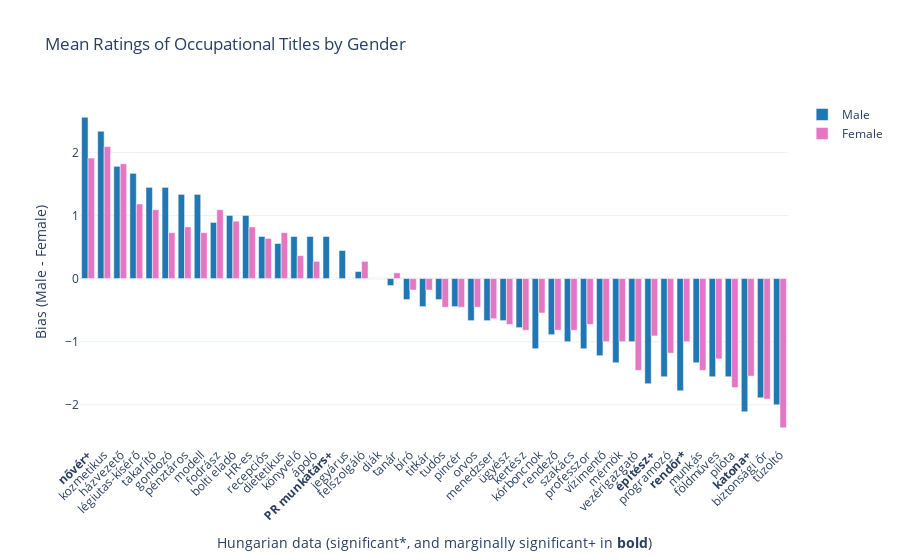

Notebook code cell kept with this figure:
### Markdown cell above
#### Two Sample T-Test by Gender

### Code cell
# Add a new column with the mean of the ratings for each participant
df_hu['Mean Rating'] = df_hu.iloc[:, 8:].mean(axis=1)

# Separate df_hu into male and female datasets based on the Gender column
df_hu_male = df_hu[df_hu['Gender'] == 'férfi']
df_hu_female = df_hu[df_hu['Gender'] == 'nő']

# Show the number of male and female participants
print(f"Number of male participants: {df_hu_male['Participant id'].nunique()}")
print(f"Number of female participants: {df_hu_female['Participant id'].nunique()}")

# Two Sample T-Test between male and female participants for each occupation word
results = []
for col in rating_columns:
    male_ratings = df_hu_male[col].dropna().astype(float)
    female_ratings = df_hu_female[col].dropna().astype(float)
    # Only test if both groups have at least 2 ratings
    if len(male_ratings) > 1 and len(female_ratings) > 1:
        t_stat, p_value = stats.ttest_ind(male_ratings, female_ratings, equal_var=False)
        mean_male = male_ratings.mean()
        mean_female = female_ratings.mean()
        results.append({
            'occupation': col,
            'mean_male': mean_male,
            'mean_female': mean_female,
            't_stat': t_stat,
            'p_value': p_value,
            'significant': p_value < 0.05,
            'marg_significant': 0.05 < p_value < 0.1
        })

df_ttest = pd.DataFrame(results)

# Add overall mean rating for sorting
df_ttest['overall_mean'] = (df_ttest['mean_male'] + df_ttest['mean_female']) / 2

# Sort by overall mean rating
df_ttest_sorted = df_ttest.sort_values('overall_mean', ascending=False)

# Prepare axis labels: bold for significant
def bold_label(row):
    occupation = row['occupation']
    
    if row.get('significant'):
        occupation = f"<b>{occupation}*</b>"
    
    if row.get('marg_significant'):
        occupation = f"<b>{occupation}+</b>"
    
    return occupation

df_ttest_sorted['occupation_label'] = df_ttest_sorted.apply(bold_label, axis=1)

# Plot
fig = go.Figure()
fig.add_trace(go.Bar(
    x=df_ttest_sorted['occupation_label'],
    y=df_ttest_sorted['mean_male'],
    name='Male',
    marker_color='#1f77b4'
))
fig.add_trace(go.Bar(
    x=df_ttest_sorted['occupation_label'],
    y=df_ttest_sorted['mean_female'],
    name='Female',
    marker_color='#e377c2'
))
fig.update_layout(
    barmode='group',
    title='Mean Ratings of Occupational Titles by Gender',
    xaxis_title='Hungarian data (significant*, and marginally significant+ in <b>bold</b>)',
    yaxis_title='Bias (Male - Female)',
    xaxis_tickangle=-45,
    template='plotly_white'
)
fig.show()

# Save results and plot
df_ttest_sorted.to_excel('occupations_gender_ttest_hu.xlsx', index=False)
fig.write_html('occupations_gender_ttest_hu.html')
fig.write_image('occupations_gender_ttest_hu.png', scale=3, width=1000, height=500)

### Figure 1 — Plotly figure (JSON) as saved in the notebook; plotly's stock layout.template omitted (floating-point values rounded to 4 significant figures)
{"data": [{"marker": {"color": "#1f77b4"}, "name": "Male", "type": "bar", "x": ["<b>nővér+</b>", "kozmetikus", "házvezető", "légiutas-kísérő", "takarító", "gondozó", "pénztáros", "modell", "fodrász", "bolti eladó", "HR-es", "recepciós", "dietetikus", "könyvelő", "ápoló", "<b>PR munkatárs+</b>", "jegyárus", "felszolgáló", "diák", "tanár", "bíró", "titkár", "tudós", "pincér", "orvos", "menedzser", "ügyész", "kertész", "kórboncnok", "rendező", "szakács", "professzor", "vízimentő", "mérnök", "vezérigazgató", "<b>építész+</b>", "programozó", "<b>rendőr*</b>", "munkás", "földműves", "pilóta", "<b>katona+</b>", "biztonsági őr", "tűzoltó"], "y": [2.556, 2.333, 1.778, 1.667, 1.444, 1.444, 1.333, 1.333, 0.8889, 1.0, 1.0, 0.6667, 0.5556, 0.6667, 0.6667, 0.6667, 0.4444, 0.1111, 0.0, -0.1111, -0.3333, -0.4444, -0.3333, -0.4444, -0.6667, -0.6667, -0.6667, -0.7778, -1.111, -0.8889, -1.0, -1.111, -1.222, -1.333, -1.0, -1.667, -1.556, -1.778, -1.333, -1.556, -1.556, -2.111, -1.889, -2.0]}, {"marker": {"color": "#e377c2"}, "name": "Female", "type": "bar", "x": ["<b>nővér+</b>", "kozmetikus", "házvezető", "légiutas-kísérő", "takarító", "gondozó", "pénztáros", "modell", "fodrász", "bolti eladó", "HR-es", "recepciós", "dietetikus", "könyvelő", "ápoló", "<b>PR munkatárs+</b>", "jegyárus", "felszolgáló", "diák", "tanár", "bíró", "titkár", "tudós", "pincér", "orvos", "menedzser", "ügyész", "kertész", "kórboncnok", "rendező", "szakács", "professzor", "vízimentő", "mérnök", "vezérigazgató", "<b>építész+</b>", "programozó", "<b>rendőr*</b>", "munkás", "földműves", "pilóta", "<b>katona+</b>", "biztonsági őr", "tűzoltó"], "y": [1.909, 2.091, 1.818, 1.182, 1.091, 0.7273, 0.8182, 0.7273, 1.091, 0.9091, 0.8182, 0.6364, 0.7273, 0.3636, 0.2727, 0.0, 0.0, 0.2727, 0.0, 0.09091, -0.1818, -0.1818, -0.4545, -0.4545, -0.4545, -0.6364, -0.7273, -0.8182, -0.5455, -0.8182, -0.8182, -0.7273, -1.0, -1.0, -1.455, -0.9091, -1.182, -1.0, -1.455, -1.273, -1.727, -1.545, -1.909, -2.364]}], "layout": {"barmode": "group", "title": {"text": "Mean Ratings of Occupational Titles by Gender"}, "xaxis": {"tickangle": -45, "title": {"text": "Hungarian data (significant*, and marginally significant+ in <b>bold</b>)"}}, "yaxis": {"title": {"text": "Bias (Male - Female)"}}}}
